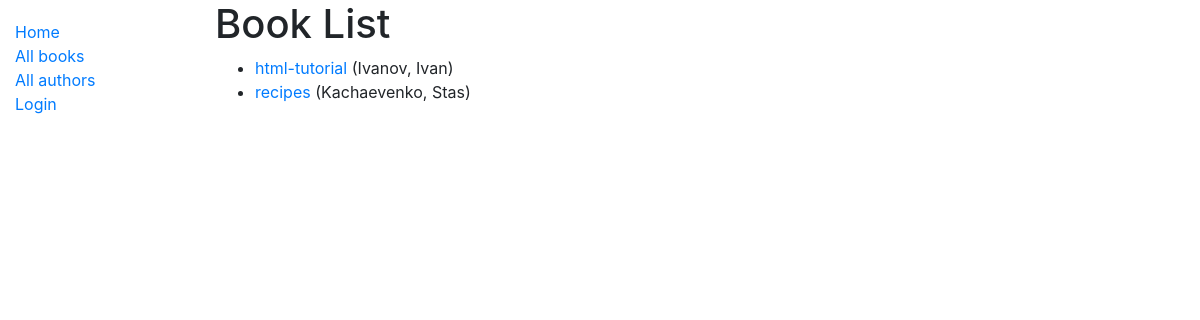
/catalog/books/, run on an earlier commit of the app's database.
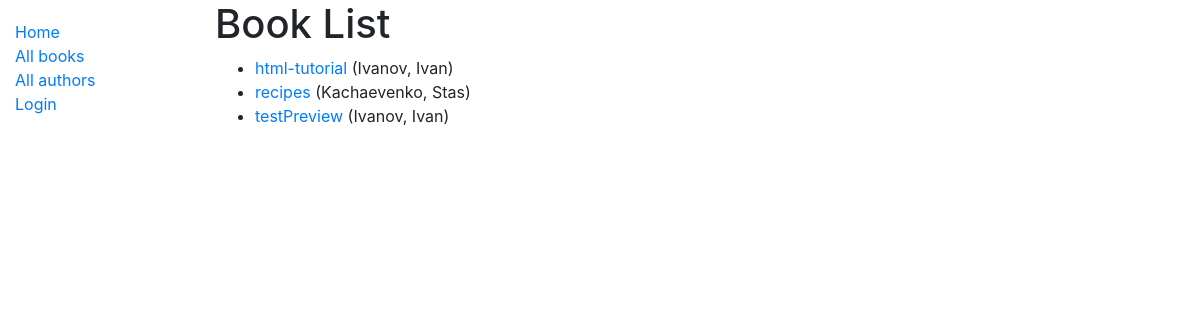
And on a later commit of the database.
### catalog/models.py (models this page shows, shortened)
class Book(models.Model):
    title = models.CharField(max_length=200)
    author = models.ForeignKey('Author', on_delete=models.SET_NULL, null=True)
    summary = models.TextField(max_length=1000, help_text="Enter a brief description of the book")
    isbn = models.CharField('ISBN',max_length=13, help_text='13 Character <a href="https://www.isbn-international.org/content/what-isbn">ISBN number</a>')
    genre = models.ManyToManyField(Genre, help_text="Select a genre for this book")
    preview = models.ImageField(upload_to='catalog/books')
    def get_absolute_url(self):
        return reverse('book-detail', args=[str(self.id)])
    def display_genre(self):
        return ', '.join([ genre.name for genre in self.genre.all()[:3] ])
    display_genre.short_description = 'Genre'

class Author(models.Model):
    first_name = models.CharField(max_length=100)
    last_name = models.CharField(max_length=100)
    date_of_birth = models.DateField(null=True, blank=True)
    date_of_death = models.DateField('Died', null=True, blank=True)
    def __str__(self):
        return '%s, %s' % (self.last_name, self.first_name)

### catalog/views.py (the view)
# urls.py: path('books/', views.BookListView.as_view(), name='books'),
class BookListView(generic.ListView):
    model = Book
    paginate_by = 10

### catalog/templates/catalog/book_list.html
{% extends "base_generic.html" %}
{% block content %}
    <h1>Book List</h1>
    {% if book_list %}
    <ul>
      {% for book in book_list %}
      <li>
        <a href="{{ book.get_absolute_url }}">{{ book.title }}</a> ({{book.author}})
      </li>
      {% endfor %}
    </ul>
    {% else %}
      <p>There are no books in the library.</p>
    {% endif %}
{% endblock %}

### catalog/templates/base_generic.html (shortened to what this page needs)
<!doctype html>
<html lang="en">
  <head>
    <link
      rel="stylesheet"
      href="https://maxcdn.bootstrapcdn.com/bootstrap/4.0.0/css/bootstrap.min.css" />
    {% load static %}
    <link rel="stylesheet" href="{% static 'css/styles.css' %}" />
  </head>
  <body>
    <div class="container-fluid">
      <div class="row">
        <div class="col-sm-2">
          {% block sidebar %}
            <ul class="sidebar-nav">
              <li><a href="{% url 'index' %}">Home</a></li>
              <li><a href="{% url 'books' %}">All books</a></li>
              <li><a href="{% url 'authors' %}">All authors</a></li>
               {% if user.is_authenticated %}
                 <li>User: {{ user.get_username }}</li>
                 <li><a href="{% url 'my-borrowed' %}">My Borrowed</a></li>
                 <li><a href="{% url 'logout'%}?next={{request.path}}">Logout</a></li>
                 {% else %}
                 <li><a href="{% url 'login'%}?next={{request.path}}">Login</a></li>
                {% endif %}
            {% endblock %}
        </div>
        <div class="col-sm-10 ">{% block content %}{% endblock %}
        </div>
      </div>
    </div>
  </body>
</html>

### catalog/static/css/styles.css (style rules this page uses)
.sidebar-nav { margin-top: 20px; padding: 0; list-style: none; }

What changed in the data, as far as the page shows it:
added Book: title "testPreview", author "Ivanov, Ivan"
